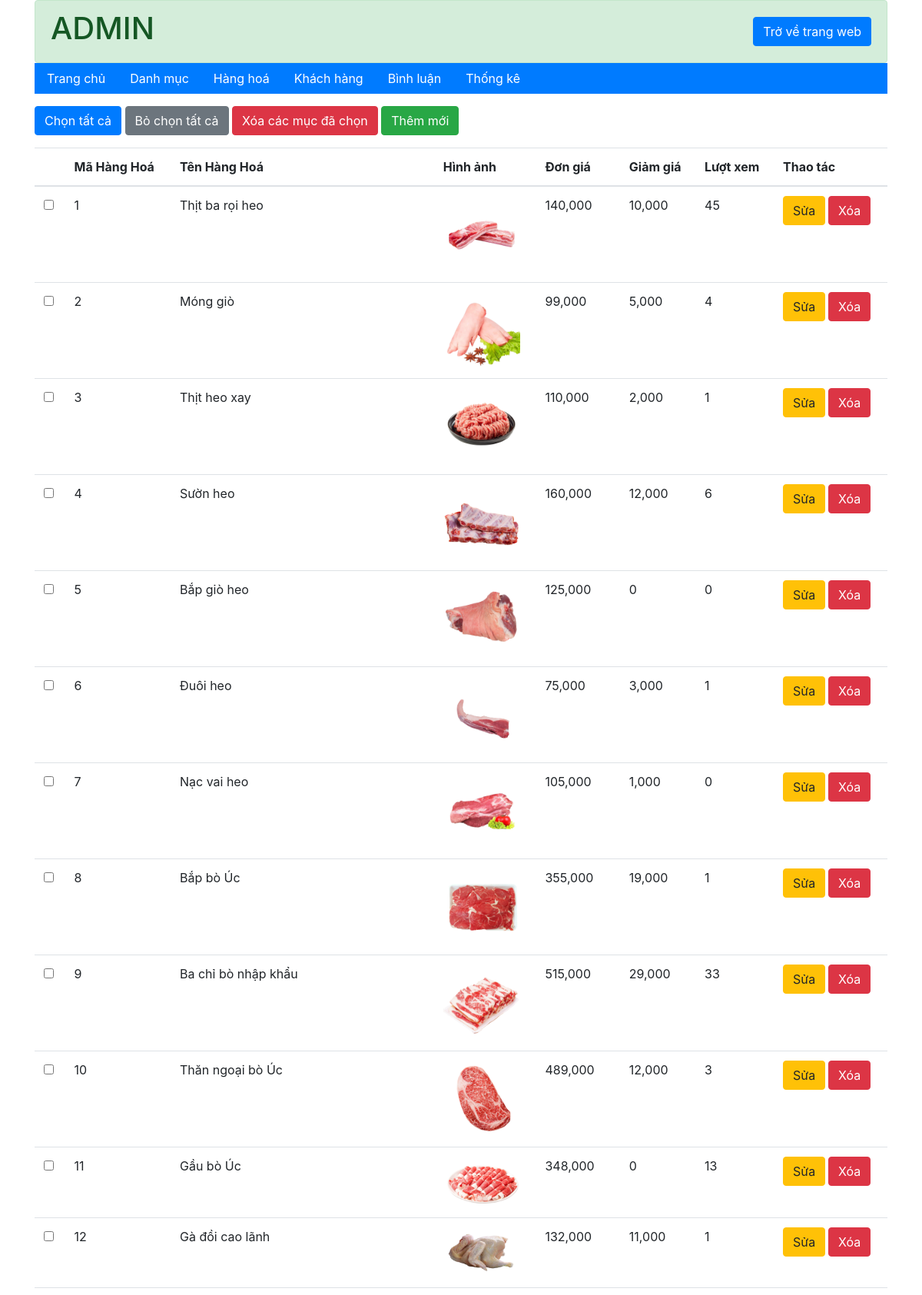
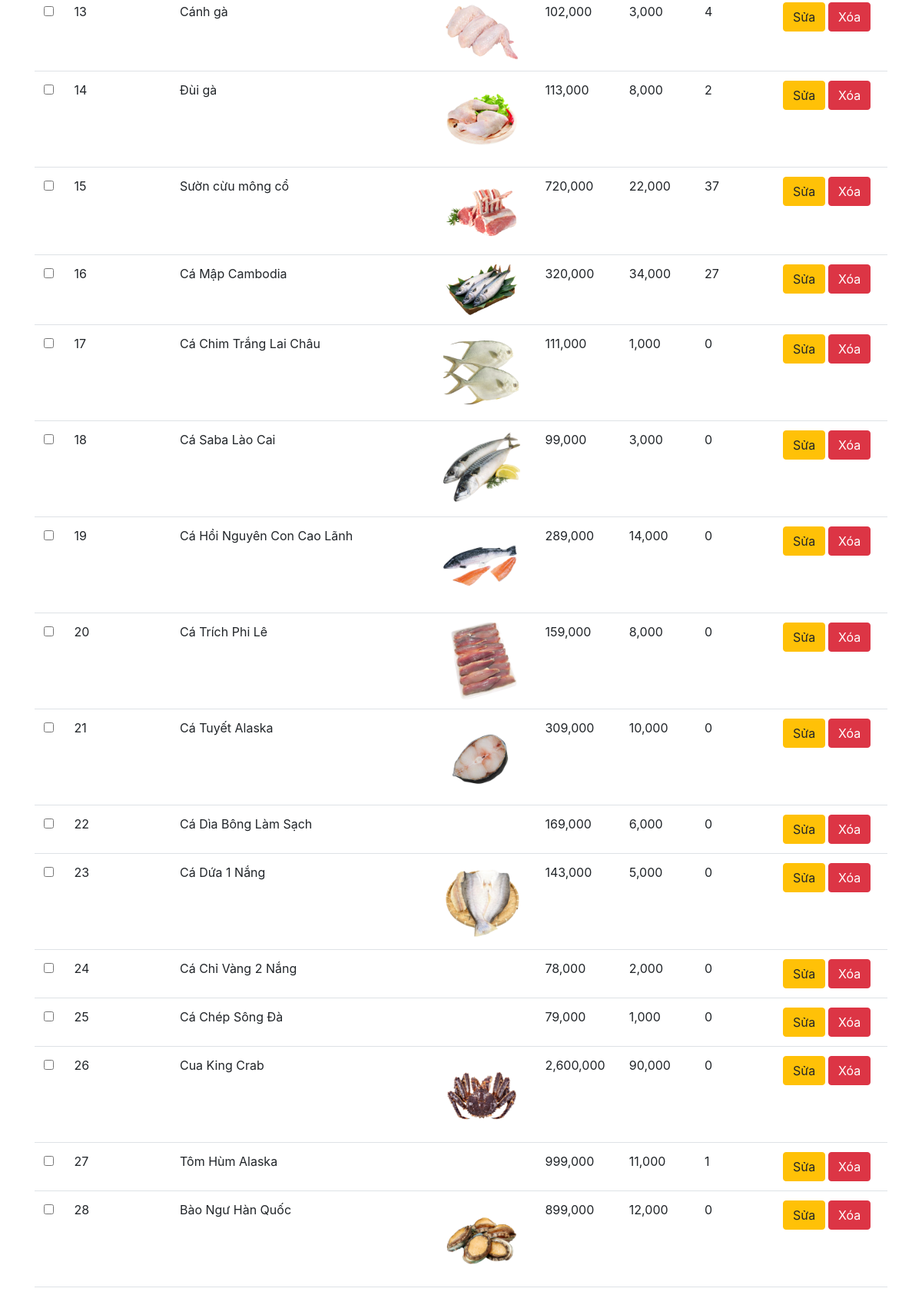
/admin/hang-hoa/index.php (signed in, upper part), run on the app's committed database (2 pictures, top to bottom).
### tables this page shows
CREATE TABLE `hang_hoa` (
  `ma_hh` int(11) NOT NULL COMMENT 'mã hàng hoá',
  `ten_hh` varchar(50) NOT NULL COMMENT 'tên hàng hoá',
  `don_gia` double(10,2) NOT NULL COMMENT 'đơn giá',
  `giam_gia` double(10,2) DEFAULT 0.00 COMMENT 'mức giảm giá',
  `hinh` varchar(50) NOT NULL COMMENT 'hình ảnh',
  `ngay_nhap` date DEFAULT NULL COMMENT 'ngày nhập hàng',
  `mo_ta` text NOT NULL COMMENT 'mô tả hàng hoá',
  `dac_biet` tinyint(1) NOT NULL COMMENT 'tràng thái đặc biệt',
  `so_luot_xem` int(11) NOT NULL DEFAULT 0 COMMENT 'số lượt xem',
  `ma_loai` int(10) NOT NULL COMMENT 'mã loại'
);

### admin/hang-hoa/index.php (called while the page is built, shortened)
<?php
    require "../../global.php";
    require "../../dao/pdo.php";
    require "../../dao/hanghoa.php";
    if(exsist_param("add")){
        $lisDanhMuc = danhMuc_selectAll();
        $view_name="add.php";
    }
    else if(exsist_param("btn_edit")){
        $lisDanhMuc = danhMuc_selectAll();
        $idHangHoa = $_GET['ma_hh'];
        $thisHangHoa = hanghoa_select_by_id($idHangHoa);
        $view_name="edit.php";
    }
    else if(exsist_param("btn-delete")){
        $id_hh=$_GET['ma_hh'];
        hanghoa_delete($id_hh);
        $items = hanghoa_selectAll();
        $view_name="list.php";
    }
    else if(exsist_param("btn-delete-all")){
        $list_id=$_POST['ma_hh'];
        hanghoa_delete($list_id);
        $items = hanghoa_selectAll();
        $view_name="list.php";
    }
    else{
        $items = hanghoa_selectAll();
    }
    require "../layout.php";
?>

### dao/pdo.php (called while the page is built, shortened)
<?php
function pdo_get_connection(){
    $hostname='localhost';
    $dbname='xsshop';
    $username = 'root';
    $password = '';
    try{
        $connect = new PDO("mysql:host=$hostname;dbname=$dbname;charset=utf8", $username, $password);
        $connect->setAttribute(PDO::ATTR_ERRMODE, PDO::ERRMODE_EXCEPTION);
        return $connect;
    }catch(PDOException $e){
        $e->getMessage();
    }
}
function pdo_query($sql){
    $sql_args = array_slice(func_get_args(), 1);
    try{
        $connect = pdo_get_connection();
        $stmt = $connect->prepare($sql);
        $stmt->execute($sql_args);
        $rows = $stmt->fetchAll();
        return $rows;
    }
    catch(PDOException $e){
        throw $e;
    }
    finally{
        unset($connect);
    }
}
?>

### dao/hanghoa.php (called while the page is built, shortened)
<?php
    function hanghoa_selectAll(){
        $sql = "SELECT * FROM `hang_hoa`";
        return pdo_query($sql);
    }
?>

### global.php (called while the page is built, shortened)
<?php
    $url="/food_market_10-diem";
    $url_content="$url/content";
?>

### admin/hang-hoa/list.php (the view)
<div class="container">
  <form action="index.php" method="post">
    <div class="my-3">
      <button id="check-all" type="button" class="btn btn-primary">Chọn tất cả</button>
      <button id="clear-all" type="button" class="btn btn-secondary">Bỏ chọn tất cả</button>
      <button onclick="return confirm('Bạn có chắc chắn xoá không?')" name="btn-delete-all" class="btn btn-danger">Xóa các mục đã chọn</button>
      <a href="index.php?add" class="btn btn-success">Thêm mới</a>
    </div>
    <table class="table">
      <thead>
        <tr>
          <th></th>
          <th>Mã Hàng Hoá</th>
          <th>Tên Hàng Hoá</th>
          <th>Hình ảnh</th>
          <th>Đơn giá</th>
          <th>Giảm giá</th>
          <th>Lượt xem</th>
          <th>Thao tác</th>
        </tr>
      </thead>
      <tbody>
        <?php
        foreach ($items as $item) {
        ?>
          <tr>
            <td><input type="checkbox" name="ma_hh[]" value="<?= $item['ma_hh'] ?>"></td>
            <td><?php echo $item['ma_hh'] ?></td>
            <td><?php echo $item['ten_hh'] ?></td>
            <td><img style="width: 100px;" src="<?php echo "$url_content/images/image_products/" . $item['hinh'] ?>" alt=""></td>
            <td><?php echo number_format($item['don_gia']) ?></td>
            <td><?php echo number_format($item['giam_gia']) ?></td>
            <td><?php echo $item['so_luot_xem'] ?></td>
            <th>
              <a class="btn btn-warning" href="index.php?btn_edit&ma_hh=<?php echo $item['ma_hh'] ?>">Sửa</a>
              <a onclick="return confirm('Bạn có chắc chắn xoá không?')" class="btn btn-danger" href="index.php?btn-delete&ma_hh=<?php echo $item['ma_hh'] ?>">Xóa</a>
            </th>
          </tr>
        <?php
        }
        ?>
      </tbody>
    </table>
  </form>
</div>

### data on the page
hang_hoa: ma_hh "1", ten_hh "Thịt ba rọi heo", hinh (picture), don_gia "140,000", giam_gia "10,000", so_luot_xem "45"
hang_hoa: ma_hh "2", ten_hh "Móng giò", hinh (picture), don_gia "99,000", giam_gia "5,000", so_luot_xem "4"
hang_hoa: ma_hh "3", ten_hh "Thịt heo xay", hinh (picture), don_gia "110,000", giam_gia "2,000", so_luot_xem "1"
hang_hoa: ma_hh "4", ten_hh "Sườn heo", hinh (picture), don_gia "160,000", giam_gia "12,000", so_luot_xem "6"
hang_hoa: ma_hh "5", ten_hh "Bắp giò heo", hinh (picture), don_gia "125,000", giam_gia "0", so_luot_xem "0"
hang_hoa: ma_hh "6", ten_hh "Đuôi heo", hinh (picture), don_gia "75,000", giam_gia "3,000", so_luot_xem "1"
hang_hoa: ma_hh "7", ten_hh "Nạc vai heo", hinh (picture), don_gia "105,000", giam_gia "1,000", so_luot_xem "0"
hang_hoa: ma_hh "8", ten_hh "Bắp bò Úc", hinh (picture), don_gia "355,000", giam_gia "19,000", so_luot_xem "1"
hang_hoa: ma_hh "9", ten_hh "Ba chỉ bò nhập khẩu", hinh (picture), don_gia "515,000", giam_gia "29,000", so_luot_xem "33"
hang_hoa: ma_hh "10", ten_hh "Thăn ngoại bò Úc", hinh (picture), don_gia "489,000", giam_gia "12,000", so_luot_xem "3"
hang_hoa: ma_hh "11", ten_hh "Gầu bò Úc", hinh (picture), don_gia "348,000", giam_gia "0", so_luot_xem "13"
hang_hoa: ma_hh "12", ten_hh "Gà đồi cao lãnh", hinh (picture), don_gia "132,000", giam_gia "11,000", so_luot_xem "1"
hang_hoa: ma_hh "13", ten_hh "Cánh gà", hinh (picture), don_gia "102,000", giam_gia "3,000", so_luot_xem "4"
hang_hoa: ma_hh "14", ten_hh "Đùi gà", hinh (picture), don_gia "113,000", giam_gia "8,000", so_luot_xem "2"
hang_hoa: ma_hh "15", ten_hh "Sườn cừu mông cổ", hinh (picture), don_gia "720,000", giam_gia "22,000", so_luot_xem "37"
hang_hoa: ma_hh "16", ten_hh "Cá Mập Cambodia", hinh (picture), don_gia "320,000", giam_gia "34,000", so_luot_xem "27"
hang_hoa: ma_hh "17", ten_hh "Cá Chim Trắng Lai Châu", hinh (picture), don_gia "111,000", giam_gia "1,000", so_luot_xem "0"
hang_hoa: ma_hh "18", ten_hh "Cá Saba Lào Cai", hinh (picture), don_gia "99,000", giam_gia "3,000", so_luot_xem "0"
hang_hoa: ma_hh "19", ten_hh "Cá Hồi Nguyên Con Cao Lãnh", hinh (picture), don_gia "289,000", giam_gia "14,000", so_luot_xem "0"
hang_hoa: ma_hh "20", ten_hh "Cá Trích Phi Lê", hinh (picture), don_gia "159,000", giam_gia "8,000", so_luot_xem "0"
hang_hoa: ma_hh "21", ten_hh "Cá Tuyết Alaska", hinh (picture), don_gia "309,000", giam_gia "10,000", so_luot_xem "0"
hang_hoa: ma_hh "22", ten_hh "Cá Dìa Bông Làm Sạch", don_gia "169,000", giam_gia "6,000", so_luot_xem "0"
hang_hoa: ma_hh "23", ten_hh "Cá Dứa 1 Nắng", hinh (picture), don_gia "143,000", giam_gia "5,000", so_luot_xem "0"
hang_hoa: ma_hh "24", ten_hh "Cá Chỉ Vàng 2 Nắng", don_gia "78,000", giam_gia "2,000", so_luot_xem "0"
hang_hoa: ma_hh "25", ten_hh "Cá Chép Sông Đà", don_gia "79,000", giam_gia "1,000", so_luot_xem "0"
hang_hoa: ma_hh "26", ten_hh "Cua King Crab", hinh (picture), don_gia "2,600,000", giam_gia "90,000", so_luot_xem "0"
hang_hoa: ma_hh "27", ten_hh "Tôm Hùm Alaska", don_gia "999,000", giam_gia "11,000", so_luot_xem "1"
hang_hoa: ma_hh "28", ten_hh "Bào Ngư Hàn Quốc", hinh (picture), don_gia "899,000", giam_gia "12,000", so_luot_xem "0"
